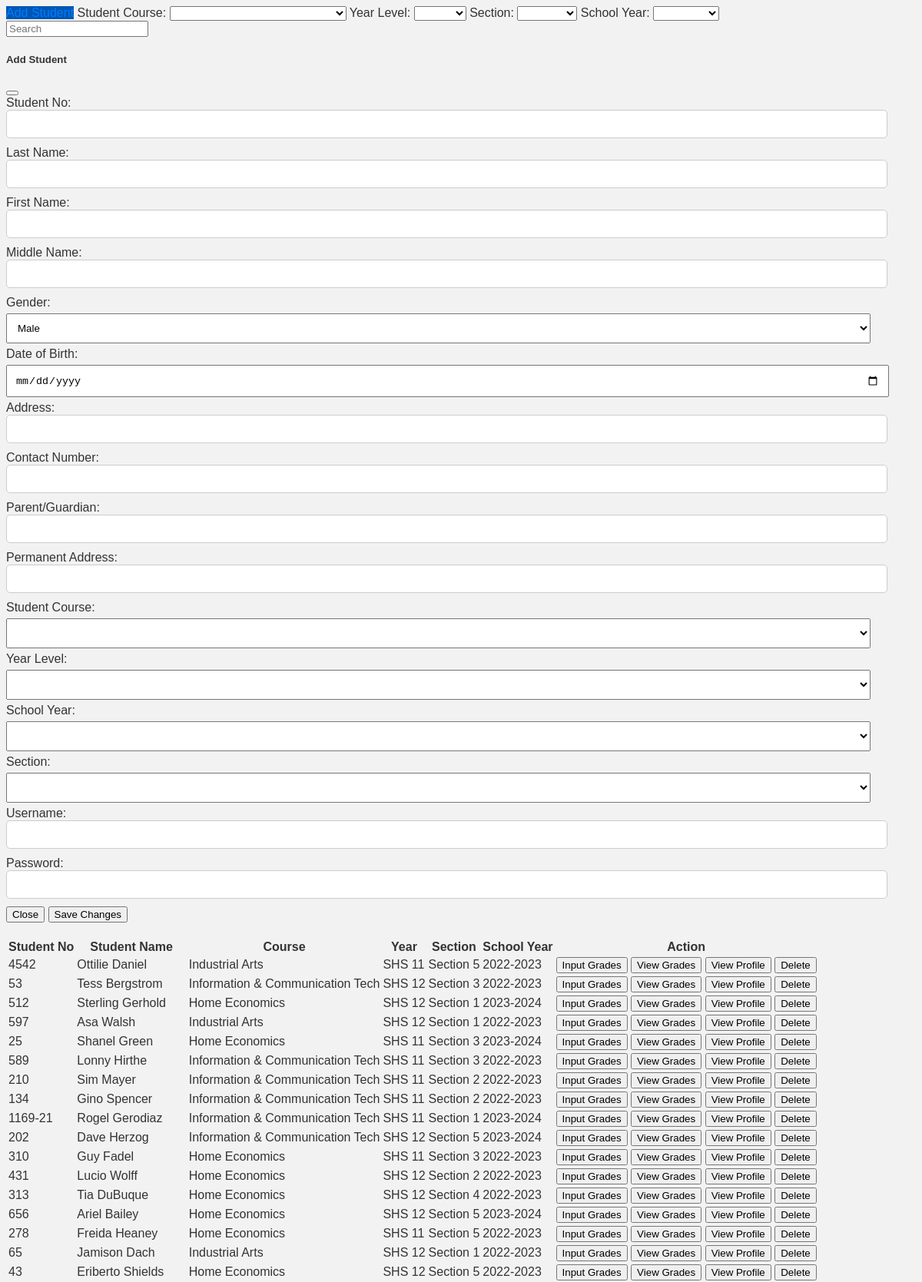
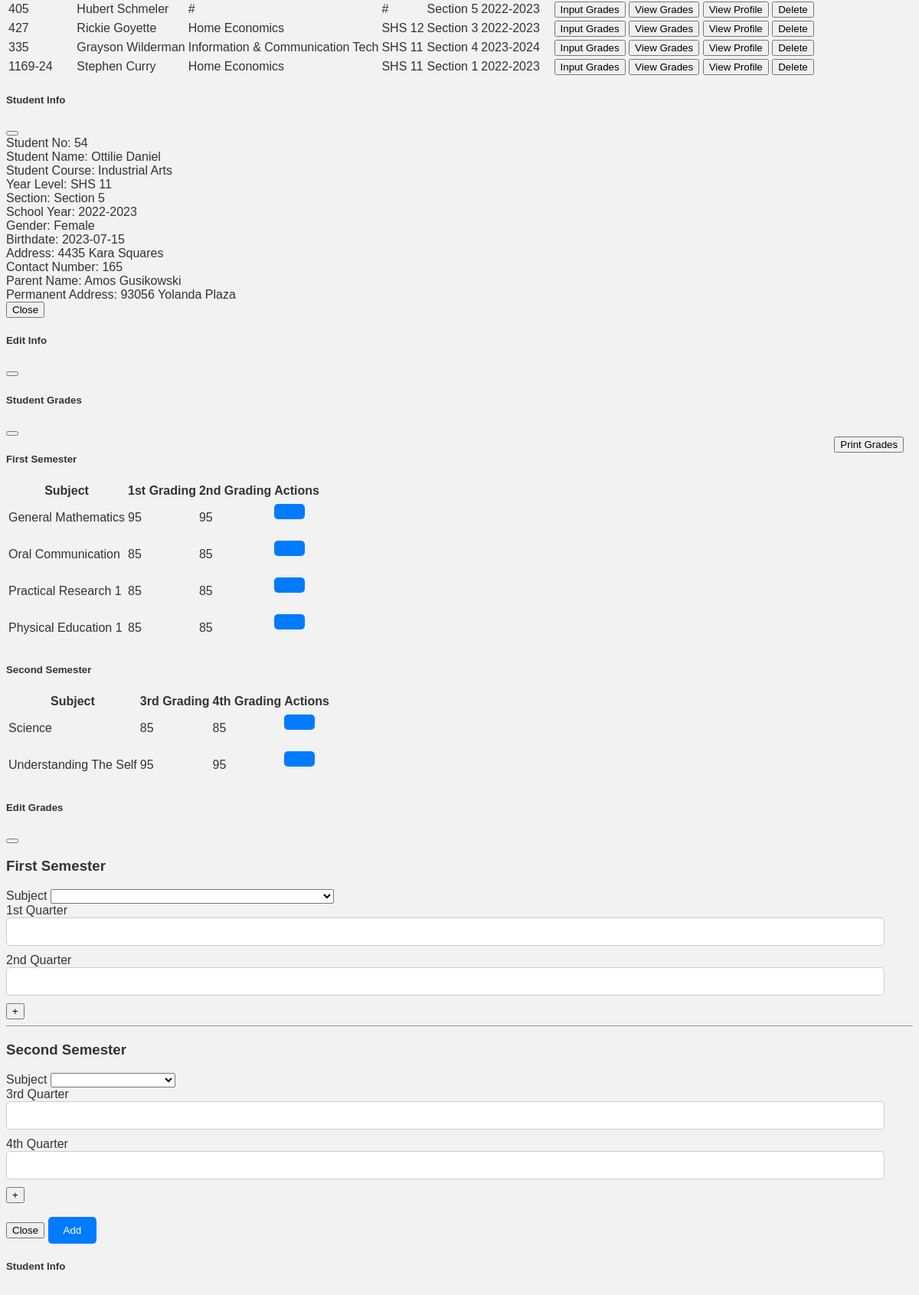
The app's page /Teacherdashboard.php (upper part) with its own data (2 pictures, top to bottom).
### tables this page shows
CREATE TABLE `student_info` (
  `student_id` int(11) NOT NULL COMMENT 'AUTO INCREMENT',
  `student_no` varchar(255) DEFAULT NULL,
  `lastname` varchar(20) NOT NULL,
  `firstname` varchar(20) NOT NULL,
  `middlename` varchar(20) NOT NULL,
  `gender` varchar(12) NOT NULL,
  `date_of_birth` varchar(20) NOT NULL,
  `address` varchar(50) NOT NULL,
  `contact_number` varchar(55) DEFAULT NULL,
  `parent_name` varchar(32) NOT NULL,
  `permanent_address` varchar(50) NOT NULL,
  `student_course` varchar(32) NOT NULL,
  `year_level` varchar(25) NOT NULL,
  `school_year` varchar(20) NOT NULL,
  `student_section` varchar(32) NOT NULL,
  `student_subject` varchar(20) NOT NULL,
  `username` varchar(255) DEFAULT NULL,
  `password` varchar(255) DEFAULT NULL,
  `user_type` varchar(255) DEFAULT NULL,
  `email` varchar(255) DEFAULT NULL
);

CREATE TABLE `grades` (
  `id` int(11) NOT NULL,
  `student_id` int(11) DEFAULT NULL,
  `subject_id` int(11) DEFAULT NULL,
  `semester` int(11) DEFAULT NULL,
  `subject_name` varchar(255) DEFAULT NULL,
  `first_quarter_grade` double DEFAULT NULL,
  `second_quarter_grade` double DEFAULT NULL,
  `third_quarter_grade` double DEFAULT NULL,
  `fourth_quarter_grade` double DEFAULT NULL
);

### Teacherdashboard.php (the view, shortened to what this page needs)
<?php
include('./phpfiles/connection.php');
$query = "SELECT student_no,student_id, CONCAT(firstname, ' ', lastname) AS student_name, student_course, year_level, student_section, school_year, gender, date_of_birth, address, contact_number, parent_name, permanent_address FROM student_info";
$result = mysqli_query($conn, $query);
if ($result) {
    $rows = mysqli_fetch_all($result, MYSQLI_ASSOC);
} else {
    echo "Error: " . $query . "<br>" . mysqli_error($conn);
}
?>
<!DOCTYPE html>
<html lang="en">
<head>
    <link rel="stylesheet" href="./css/style.css" />
</head>
    <?php include('./modals/filterbuttons.php') ?>
    <?php include('./modals/addstudent_modal.php') ?>
    <table class="table">
        <thead class="table-dark">
            <tr>
                <th scope="col">Student No</th>
                <th scope="col">Student Name</th>
                <th scope="col">Course</th>
                <th scope="col">Year</th>
                <th scope="col">Section</th>
                <th scope="col">School Year</th>
                <th scope="col">Action</th>
            </tr>
        </thead>
        <tbody>
            <?php foreach ($rows as $row) : ?>
                <tr>
                    <td><?php echo $row['student_no']; ?></td>
                    <td><?php echo $row['student_name']; ?></td>
                    <td><?php echo $row['student_course']; ?></td>
                    <td><?php echo $row['year_level']; ?></td>
                    <td><?php echo $row['student_section']; ?></td>
                    <td><?php echo $row['school_year']; ?></td>
                    <td>
                        <button class="btn btn-success" data-bs-toggle="modal" data-bs-target="#editGradesModal<?php echo $row['student_id']; ?>">Input Grades</button>
                        <button class="btn btn-success" data-bs-toggle="modal" data-bs-target="#gradesModal<?php echo $row['student_id']; ?>">View Grades</button>
                        <button type="button" class="btn btn-success" data-bs-toggle="modal" data-bs-target="#viewModal<?php echo $row['student_id']; ?>">View Profile</button>
                        <form action='./phpfiles/delete_student.php' method='POST' style='display: inline;'>
                            <input type='submit' class="btn btn-danger" value='Delete'>
                        </form>
                    </td>
                </tr>
            <?php endforeach; ?>
        </tbody>
    </table>
    <?php foreach ($rows as $row) : ?>
    <?php include('./modals/viewprofile_modal.php'); ?>
    <?php include('./modals/editInfo_modals.php'); ?>
    <?php include('./modals/view_gradesmodal.php'); ?>
    <?php include('./modals/input_gradesmodal.php'); ?>
<?php endforeach; ?>
</body>
</html>

### modals/viewprofile_modal.php
<div class="modal fade" id="viewModal<?php echo $row['student_id']; ?>" tabindex="-1" aria-labelledby="viewModalLabel<?php echo $row['student_id']; ?>" aria-hidden="true">
    <div class="modal-dialog modal-dialog-scrollable modal-sm">
        <div class="modal-content ">
            <div class="modal-header bg-dark text-light">
                <h5 class="modal-title" id="viewModalLabel<?php echo $row['student_id']; ?>">Student Info</h5>
                <button type="button" class="btn-close" data-bs-dismiss="modal" aria-label="Close"></button>
            </div>
            <div class="modal-body">
                <div class="row mb-3 d-flex">
                    <label class="fw-bold">Student No:</label>
                    <span><?php echo $row['student_id']; ?></span>
                </div>
                <div class="row mb-3">
                    <label class="fw-bold">Student Name:</label>
                    <span><?php echo $row['student_name']; ?></span>
                </div>
                <div class="row mb-3">
                    <label class="fw-bold">Student Course:</label>
                    <span><?php echo $row['student_course']; ?></span>
                </div>
                <div class="row mb-3">
                    <label class="fw-bold">Year Level:</label>
                    <span><?php echo $row['year_level']; ?></span>
                </div>
                <div class="row mb-3">
                    <label class="fw-bold">Section:</label>
                    <span><?php echo $row['student_section']; ?></span>
                </div>
                <div class="row mb-3">
                    <label class="fw-bold">School Year:</label>
                    <span><?php echo $row['school_year']; ?></span>
                </div>
                <div class="row mb-3">
                    <label class="fw-bold">Gender:</label>
                    <span><?php echo $row['gender']; ?></span>
                </div>
                <div class="row mb-3">
                    <label class="fw-bold">Birthdate:</label>
                    <span><?php echo $row['date_of_birth']; ?></span>
                </div>
                <div class="row mb-3">
                    <label class="fw-bold">Address:</label>
                    <span><?php echo $row['address']; ?></span>
                </div>
                <div class="row mb-3">
                    <label class="fw-bold">Contact Number:</label>
                    <span><?php echo $row['contact_number']; ?></span>
                </div>
                <div class="row mb-3">
                    <label class="fw-bold">Parent Name:</label>
                    <span><?php echo $row['parent_name']; ?></span>
                </div>
                <div class="row mb-3">
                    <label class="fw-bold">Permanent Address:</label>
                    <span><?php echo $row['permanent_address']; ?></span>
                </div>
            </div>
            <div class="modal-footer">
                <button type="button" class="btn btn-secondary" data-bs-dismiss="modal">Close</button>
            </div>
        </div>
    </div>
</div>

### modals/editInfo_modals.php (shortened to what this page needs)
<div class="modal fade" id="editInfoModal<?php echo $row['student_id']; ?>" tabindex="-1" aria-labelledby="editInfoModalLabel" aria-hidden="true">
    <div class="modal-dialog">
        <div class="modal-content">
            <div class="modal-header">
                <h5 class="modal-title" id="editInfoModalLabel">Edit Info</h5>
                <button type="button" class="btn-close" data-bs-dismiss="modal" aria-label="Close"></button>
            </div>
        </div>
    </div>
</div>

### modals/view_gradesmodal.php (shortened to what this page needs)
<div class="modal fade" id="gradesModal<?php echo $row['student_id']; ?>" tabindex="-1" aria-labelledby="gradesModalLabel" aria-hidden="true">
    <div class="modal-dialog modal-dialog-scrollable modal-xl">
        <div class="modal-content">
            <div class="modal-header">
                <h5 class="modal-title" id="viewModalLabel<?php echo $row['student_id']; ?>">Student Grades</h5>
                <button type="button" class="btn-close" data-bs-dismiss="modal" aria-label="Close"></button>
            </div>
            <button onclick="printGrades()" class="print-button" style="float:inline-end; margin-bottom: 1%; margin-right: 1%;">
        <i class="fa fa-print"></i> Print Grades
</button>
            <div class="modal-body">
                <h5><strong>First Semester</strong></h5>
                <table class="tables">
                    <thead class="theads">
                        <tr class="trs">
                            <th class="ths">Subject</th>
                            <th class="ths">1st Grading</th>
                            <th class="ths">2nd Grading</th>
                            <th class="ths">Actions</th>
                        </tr>
                    </thead>
                    <tbody class="tbodys" id="firstSemesterGrades">
                        <?php
                        $query = "SELECT id, subject_name, first_quarter_grade, second_quarter_grade FROM grades WHERE student_id = ? AND semester = 1";
                        $stmt = $conn->prepare($query);
                        $stmt->bind_param("i", $row['student_id']);
                        $stmt->execute();
                        $result = $stmt->get_result();
                        while ($grade = $result->fetch_assoc()) {
                            echo '<tr class="trs" style="display: table-row">';
                            echo '<td class="tds">' . $grade['subject_name'] . '</td>';
                            echo '<td class="tds">' . $grade['first_quarter_grade'] . '</td>';
                            echo '<td class="tds">' . $grade['second_quarter_grade'] . '</td>';
                            echo '<td class="tds">';
                            echo '<form action="./phpfiles/delete_grade.php" method="POST">';
                            echo '<button type="submit"><box-icon type="solid" name="trash" size="20px"></box-icon></button>';
                            echo '</form>';
                            echo '</td>';
                            echo '</tr>';
                        }
                        ?>
                    </tbody>
                </table>
                <h5><strong>Second Semester</strong></h5>
                <table class="tables">
                    <thead class="theads">
                        <tr class="trs">
                            <th class="ths">Subject</th>
                            <th class="ths">3rd Grading</th>
                            <th class="ths">4th Grading</th>
                            <th class="ths">Actions</th>
                        </tr>
                    </thead>
                    <tbody class="tbodys" id="secondSemesterGrades">
                        <?php
                        $query = "SELECT id, subject_name, third_quarter_grade, fourth_quarter_grade FROM grades WHERE student_id = ? AND semester = 2";
                        $stmt = $conn->prepare($query);
                        $stmt->bind_param("i", $row['student_id']);
                        $stmt->execute();
                        $result = $stmt->get_result();
                        while ($grade = $result->fetch_assoc()) {
                            echo '<tr class="trs">';
                            echo '<td class="tds">' . $grade['subject_name'] . '</td>';
                            echo '<td class="tds">' . $grade['third_quarter_grade'] . '</td>';
                            echo '<td class="tds">' . $grade['fourth_quarter_grade'] . '</td>';
                            echo '<td class="tds">';
                            echo '<form action="./phpfiles/delete_grade.php" method="POST">';
                            echo '<button type="submit"><box-icon type="solid" name="trash" size="20px"></box-icon></button>';
                            echo '</form>';
                            echo '</td>';
                            echo '</tr>';
                        }
                        ?>
                    </tbody>
                </table>
            </div>
        </div>
    </div>
</div>

### modals/input_gradesmodal.php (shortened to what this page needs)
<div class="modal fade editGradesModal"  id="editGradesModal<?php echo $row['student_id']; ?>" tabindex="-1" aria-labelledby="editGradesModalLabel<?php echo $row['student_no']; ?>" aria-hidden="true" data-bs-backdrop="static" data-bs-keyboard="false"  >
    <div class="modal-dialog modal-dialog-scrollable modal-xl">
        <div class="modal-content">
            <div class="modal-header">
                <h5 class="modal-title" id="editGradesModalLabel<?php echo $row['student_id']; ?>">Edit Grades</h5>
                <button type="button" class="btn-close" data-bs-dismiss="modal" aria-label="Close"></button>
            </div>
            <div class="modal-body">
                <form action="./phpfiles/grades_update.php" method="POST" id="yourFormId" class="gradesForm">
                    <div class="first-semester">
                        <div class="row">
                            <h3>First Semester</h3>
                            <div class="col">
                                <label for="subject_name_first">Subject</label>
                                <select name="subject_name_first[]"  id="subject_name_first" class="form-control" onchange="updateSubjectArray(this)">
                                    <option value=""></option>
                                    <option value="General Mathematics">General Mathematics</option>
                                </select>
                            </div>
                            <div class="col">
                                <label for="first_quarter_grade">1st Quarter</label>
                                <input type="text" name="first_quarter_grade[]" id="first_quarter_grade" value="">
                            </div>
                            <div class="col">
                                <label for="second_quarter_grade">2nd Quarter</label>
                                <input type="text" name="second_quarter_grade[]" id="second_quarter_grade" class="form-control">
                            </div>
                        </div>
                        <div class="row mt-3">
                            <div class="col">
                            <button type="button" class="btn btn-primary addSubject" id="addSubject1st">+</button>
                            </div>
                        </div>
                    </div>
                    <hr>
                    <div class="second-semester">
                        <div class="row">
                            <h3>Second Semester</h3>
                            <div class="col">
                                <label for="subject_name_second">Subject</label>
                                <select name="subject_name_second[]" id="subject_id_second" class="form-control">
                                    <option value=""></option>
                                    <option value="Science">Science</option>
                                </select>
                            </div>
                            <div class="col">
                                <label for="third_quarter_grade">3rd Quarter</label>
                                <input type="text" name="third_quarter_grade[]" id="third_quarter_grade" class="form-control">
                            </div>
                            <div class="col">
                                <label for="fourth_quarter_grade">4th Quarter</label>
                                <input type="text" name="fourth_quarter_grade[]" id="fourth_quarter_grade" class="form-control">
                            </div>
                        </div>
                        <div class="row mt-3">
                            <div class="col">
                            <button type="button" class="btn btn-primary addSubject" id="addSubject2nd">+</button>
                            </div>
                        </div>
                    </div>
                    <br>
                    <div class="modal-footer">
                        <button type="button" class="btn btn-secondary" data-bs-dismiss="modal">Close</button>
                        <button type="submit" name="btnAdd" class="btn btn-primary">Add</button>
                    </div>
                </form>
            </div>
        </div>
    </div>
</div>

### records on screen
student_info: student_no "4542", student_name "Ottilie Daniel", student_course "Industrial Arts", year_level "SHS 11", student_section "Section 5", school_year "2022-2023", student_id "54", gender "Female", date_of_birth "2023-07-15", address "4435 Kara Squares", contact_number "165", parent_name "Amos Gusikowski", permanent_address "93056 Yolanda Plaza"
student_info: student_no "53", student_name "Tess Bergstrom", student_course "Information & Communication Tech", year_level "SHS 12", student_section "Section 3", school_year "2022-2023"
student_info: student_no "512", student_name "Sterling Gerhold", student_course "Home Economics", year_level "SHS 12", student_section "Section 1", school_year "2023-2024"
student_info: student_no "597", student_name "Asa Walsh", student_course "Industrial Arts", year_level "SHS 12", student_section "Section 1", school_year "2022-2023"
student_info: student_no "25", student_name "Shanel Green", student_course "Home Economics", year_level "SHS 11", student_section "Section 3", school_year "2023-2024"
student_info: student_no "589", student_name "Lonny Hirthe", student_course "Information & Communication Tech", year_level "SHS 11", student_section "Section 3", school_year "2022-2023"
student_info: student_no "210", student_name "Sim Mayer", student_course "Information & Communication Tech", year_level "SHS 11", student_section "Section 2", school_year "2022-2023"
student_info: student_no "134", student_name "Gino Spencer", student_course "Information & Communication Tech", year_level "SHS 11", student_section "Section 2", school_year "2022-2023"
student_info: student_no "1169-21", student_name "Rogel Gerodiaz", student_course "Information & Communication Tech", year_level "SHS 11", student_section "Section 1", school_year "2023-2024"
student_info: student_no "202", student_name "Dave Herzog", student_course "Information & Communication Tech", year_level "SHS 12", student_section "Section 5", school_year "2023-2024"
student_info: student_no "310", student_name "Guy Fadel", student_course "Home Economics", year_level "SHS 11", student_section "Section 3", school_year "2022-2023"
student_info: student_no "431", student_name "Lucio Wolff", student_course "Home Economics", year_level "SHS 12", student_section "Section 2", school_year "2022-2023"
student_info: student_no "313", student_name "Tia DuBuque", student_course "Home Economics", year_level "SHS 12", student_section "Section 4", school_year "2022-2023"
student_info: student_no "656", student_name "Ariel Bailey", student_course "Home Economics", year_level "SHS 12", student_section "Section 5", school_year "2023-2024"
student_info: student_no "278", student_name "Freida Heaney", student_course "Home Economics", year_level "SHS 11", student_section "Section 5", school_year "2022-2023"
student_info: student_no "65", student_name "Jamison Dach", student_course "Industrial Arts", year_level "SHS 12", student_section "Section 1", school_year "2022-2023"
student_info: student_no "43", student_name "Eriberto Shields", student_course "Home Economics", year_level "SHS 12", student_section "Section 5", school_year "2022-2023"
student_info: student_no "405", student_name "Hubert Schmeler", student_course "#", year_level "#", student_section "Section 5", school_year "2022-2023"
student_info: student_no "427", student_name "Rickie Goyette", student_course "Home Economics", year_level "SHS 12", student_section "Section 3", school_year "2022-2023"
student_info: student_no "335", student_name "Grayson Wilderman", student_course "Information & Communication Tech", year_level "SHS 11", student_section "Section 4", school_year "2023-2024"
student_info: student_no "1169-24", student_name "Stephen Curry", student_course "Home Economics", year_level "SHS 11", student_section "Section 1", school_year "2022-2023"
grades: subject_name "General Mathematics", first_quarter_grade "95", second_quarter_grade "95"
grades: subject_name "Oral Communication", first_quarter_grade "85", second_quarter_grade "85"
grades: subject_name "Practical Research 1", first_quarter_grade "85", second_quarter_grade "85"
grades: subject_name "Physical Education 1", first_quarter_grade "85", second_quarter_grade "85"
grades: subject_name "Science", third_quarter_grade "85", fourth_quarter_grade "85"
grades: subject_name "Understanding The Self", third_quarter_grade "95", fourth_quarter_grade "95"
